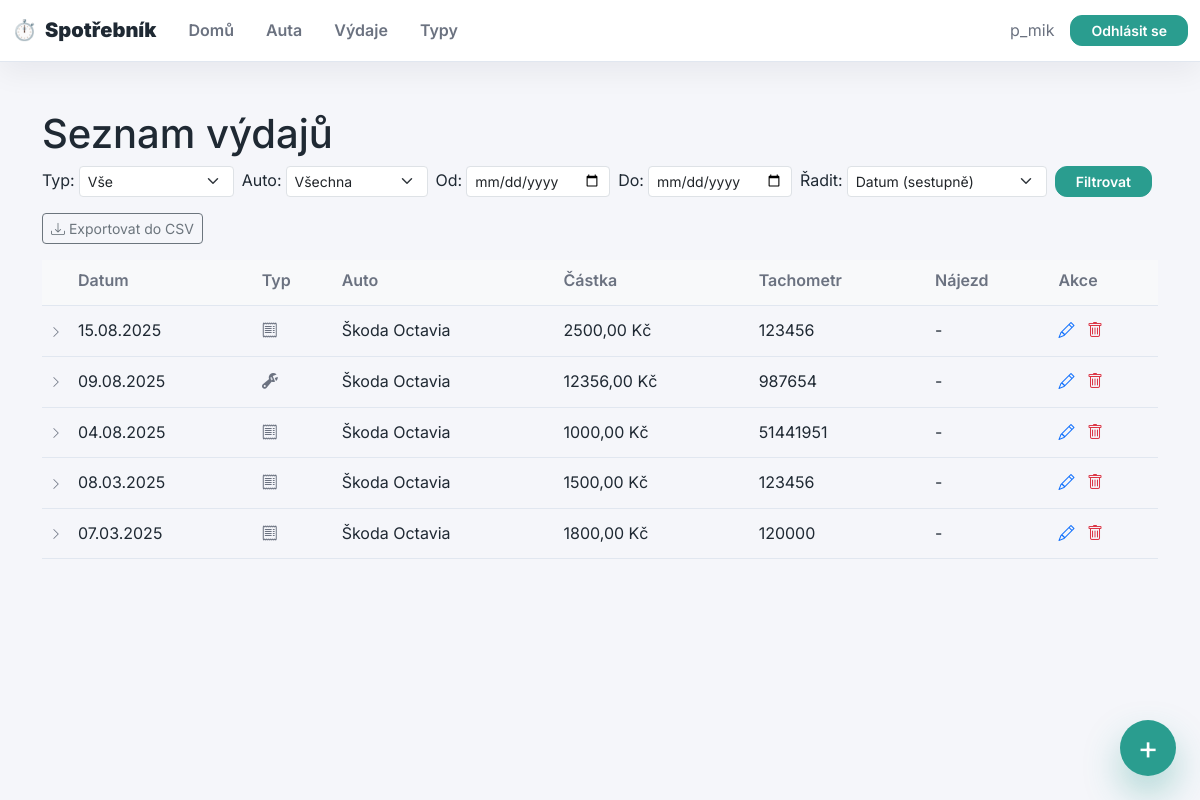
Page /vydaje/ (signed in) on the committed database.
### vydaje/models.py (models this page shows, shortened)
class Vydaj(models.Model):
    uzivatel = models.ForeignKey(
        User,
        on_delete=models.CASCADE,
        related_name="vydaje",
    )  # Každý výdaj patří uživateli
    auto = models.ForeignKey(Auto, on_delete=models.CASCADE)  # Výdaj se váže ke konkrétnímu autu
    datum = models.DateField()
    datum_pridani = models.DateField(auto_now_add=True, null=True, blank=True)
    typ = models.ForeignKey(TypVydaje, on_delete=models.CASCADE)
    castka = models.DecimalField(max_digits=10, decimal_places=2)
    popis = models.TextField(blank=True, null=True)
    tachometr = models.IntegerField(blank=True, null=True)
    najezd_od_posledniho_tankovani = models.DecimalField(
        max_digits=10, decimal_places=2, blank=True, null=True
    )
    mnozstvi_litru = models.FloatField(blank=True, null=True)
    cena_za_litr = models.DecimalField(max_digits=5, decimal_places=2, blank=True, null=True)

class TypVydaje(models.Model):
    nazev = models.CharField(max_length=50, unique=True)
    je_palivo = models.BooleanField(default=False)

class Auto(models.Model):
    uzivatel = models.ForeignKey(
        User,
        on_delete=models.CASCADE,
        related_name="auta",
    )  # Každé auto patří uživateli
    nazev = models.CharField(max_length=100)  # Např. "Škoda Octavia"
    spz = models.CharField(max_length=20, unique=True)  # Unikátní SPZ (volitelné)
    porizovaci_naklad = models.DecimalField(max_digits=10, decimal_places=2, null=True, blank=True)
    operativni_leasing = models.BooleanField(default=False)
    mesicni_platba = models.DecimalField(max_digits=10, decimal_places=2, null=True, blank=True)
    den_splatnosti = models.PositiveSmallIntegerField(null=True, blank=True)
    posledni_platba = models.DateField(null=True, blank=True)

### vydaje/views.py (the view)
# urls.py: path('vydaje/', VydajListView.as_view(), name='seznam_vydaju'),
class VydajListView(LoginRequiredMixin, ListView):
    model = Vydaj
    template_name = "vydaje/seznam_vydaju.html"
    paginate_by = 10
    def get_queryset(self):
        return filter_vydaje(self.request)
    def get_context_data(self, **kwargs):
        context = super().get_context_data(**kwargs)
        params = self.request.GET.copy()
        if "page" in params:
            params.pop("page")
        context["typy"] = TypVydaje.objects.all()
        context["auta"] = Auto.objects.filter(uzivatel=self.request.user)
        context["param_string"] = params.urlencode()
        return context

### vydaje/services.py (called while the page is built)
def filter_vydaje(request):
    vydaje = Vydaj.objects.select_related('auto', 'typ').filter(uzivatel=request.user)
    typ_param = request.GET.get("typ")
    if typ_param:
        vydaje = vydaje.filter(typ_id=typ_param)
    auto_param = request.GET.get("auto")
    if auto_param:
        vydaje = vydaje.filter(auto_id=auto_param)
    od_param = request.GET.get("od")
    if od_param:
        vydaje = vydaje.filter(datum__gte=od_param)
    do_param = request.GET.get("do")
    if do_param:
        vydaje = vydaje.filter(datum__lte=do_param)
    sort_param = request.GET.get("sort", "-datum")
    allowed_sorts = [
        "datum",
        "-datum",
        "castka",
        "-castka",
        "tachometr",
        "-tachometr",
    ]
    if sort_param not in allowed_sorts:
        sort_param = "-datum"
    return vydaje.order_by(sort_param)

### vydaje/templates/vydaje/seznam_vydaju.html (shortened to what this page needs)
{% extends 'base.html' %}
{% block content %}
    <h1>Seznam výdajů</h1>
    <form method="get" class="d-flex flex-wrap align-items-center gap-2 mb-3">
        <div class="d-flex align-items-center gap-1">
            <label for="typ" class="form-label mb-0">Typ:</label>
            <select name="typ" id="typ" class="form-select form-select-sm">
                <option value="">Vše</option>
            </select>
        </div>
        <div class="d-flex align-items-center gap-1">
            <label for="auto" class="form-label mb-0">Auto:</label>
            <select name="auto" id="auto" class="form-select form-select-sm">
                <option value="">Všechna</option>
            </select>
        </div>
        <div class="d-flex align-items-center gap-1">
            <label for="od" class="form-label mb-0">Od:</label>
            <input type="date" name="od" id="od" value="{{ request.GET.od }}" class="form-control form-control-sm">
        </div>
        <div class="d-flex align-items-center gap-1">
            <label for="do" class="form-label mb-0">Do:</label>
            <input type="date" name="do" id="do" value="{{ request.GET.do }}" class="form-control form-control-sm">
        </div>
        <div class="d-flex align-items-center gap-1">
            <label for="sort" class="form-label mb-0">Řadit:</label>
            <select name="sort" id="sort" class="form-select form-select-sm">
                <option value="-datum" {% if request.GET.sort == '-datum' or not request.GET.sort %}selected{% endif %}>Datum (sestupně)</option>
            </select>
        </div>
        <button type="submit" class="btn btn-sm btn-primary">Filtrovat</button>
    </form>
    <a href="{% url 'export_vydaje_csv' %}{% if param_string %}?{{ param_string }}{% endif %}" class="btn btn-sm btn-outline-secondary mb-3">
        <i class="bi bi-download"></i> Exportovat do CSV
    </a>
    {% if object_list %}
        <div class="table-responsive">
        <table class="table table-hover w-100 align-middle">
            <thead class="table-light">
                <tr>
                    <th></th>
                    <th>Datum</th>
                    <th>Typ</th>
                    <th>Auto</th>
                    <th>Částka</th>
                    <th>Tachometr</th>
                    <th title="Nájezd od posledního tankování">Nájezd</th>
                    <th>Akce</th>
                </tr>
            </thead>
            <tbody>
                {% for vydaj in object_list %}
                <tr class="vydaj-row" data-bs-toggle="collapse" data-bs-target="#detail-{{ vydaj.id }}" style="cursor:pointer;">
                    <td class="text-muted" style="width:1.5rem;">
                        <i class="bi bi-chevron-right detail-chevron" style="font-size:.75rem; transition: transform .2s;"></i>
                    </td>
                    <td class="text-nowrap">{{ vydaj.datum|date:"d.m.Y" }}</td>
                    <td>
                        {% with nazev=vydaj.typ.nazev %}
                        {% if "Benzin" in nazev or "benzin" in nazev or "Nafta" in nazev or "nafta" in nazev %}
                            <i class="bi bi-fuel-pump-fill text-warning" title="{{ nazev }}"></i>
                        {% elif "Servis" in nazev or "servis" in nazev or "Oprav" in nazev or "oprav" in nazev %}
                            <i class="bi bi-wrench-adjustable text-secondary" title="{{ nazev }}"></i>
                        {% elif "Pojišt" in nazev or "pojišt" in nazev %}
                            <i class="bi bi-shield-check text-success" title="{{ nazev }}"></i>
                        {% elif "Dálni" in nazev or "dálni" in nazev or "Znám" in nazev or "znám" in nazev %}
                            <i class="bi bi-signpost-fill text-info" title="{{ nazev }}"></i>
                        {% elif "Pořiz" in nazev or "pořiz" in nazev or "náklad" in nazev %}
                            <i class="bi bi-tag-fill text-primary" title="{{ nazev }}"></i>
                        {% elif "Leasing" in nazev or "leasing" in nazev %}
                            <i class="bi bi-calendar-check-fill text-danger" title="{{ nazev }}"></i>
                        {% elif "Myčk" in nazev or "myčk" in nazev %}
                            <i class="bi bi-droplet-fill text-info" title="{{ nazev }}"></i>
                        {% elif "Parkování" in nazev or "parkování" in nazev or "Parkov" in nazev %}
                            <i class="bi bi-p-square-fill text-secondary" title="{{ nazev }}"></i>
                        {% else %}
                            <i class="bi bi-receipt text-muted" title="{{ nazev }}"></i>
                        {% endif %}
                        {% endwith %}
                    </td>
                    <td>{{ vydaj.auto.nazev }}</td>
                    <td class="text-nowrap">{{ vydaj.castka }} Kč</td>
                    <td>{{ vydaj.tachometr|default:"-" }}</td>
                    <td>{{ vydaj.najezd_od_posledniho_tankovani|default:"-" }}</td>
                    <td class="text-nowrap" onclick="event.stopPropagation();">
                        <a href="{% url 'upravit_vydaj' vydaj.id %}" class="text-primary text-decoration-none me-2" title="Upravit"><i class="bi bi-pencil"></i></a>
                        <a href="{% url 'smazat_vydaj' vydaj.id %}" class="text-danger text-decoration-none" title="Smazat"><i class="bi bi-trash"></i></a>
                    </td>
                </tr>
                {% endfor %}
            </tbody>
        </table>
        </div>
    {% else %}
        <p>Zatím nemáš žádné výdaje.</p>
    {% endif %}
{% endblock %}

### vydaje/templates/base.html (shortened to what this page needs)
{% load static %}
<!DOCTYPE html>
<html lang="cs">
<head>
  <link href="https://cdn.jsdelivr.net/npm/bootstrap@5.3.3/dist/css/bootstrap.min.css" rel="stylesheet">
  <link href="https://cdn.jsdelivr.net/npm/bootstrap-icons@1.11.3/font/bootstrap-icons.css" rel="stylesheet">
  <link href="{% static 'css/dashboard.css' %}" rel="stylesheet">
</head>
<body>
  <nav class="navbar navbar-expand-lg appbar sticky-top navbar-light">
    <div class="container-fluid">
      <a class="navbar-brand d-flex align-items-center gap-2" href="{% url 'home' %}">
        <span style="font-size:1.25rem;">⏱️</span>
        <strong>Spotřebník</strong>
      </a>
      <div class="collapse navbar-collapse" id="mainNav">
        <ul class="navbar-nav me-auto mb-2 mb-lg-0">
          {% if user.is_authenticated %}
            <li class="nav-item"><a class="nav-link" href="{% url 'home' %}">Domů</a></li>
            <li class="nav-item"><a class="nav-link" href="{% url 'seznam_aut' %}">Auta</a></li>
            <li class="nav-item"><a class="nav-link" href="{% url 'seznam_vydaju' %}">Výdaje</a></li>
            <li class="nav-item"><a class="nav-link" href="{% url 'seznam_typu' %}">Typy</a></li>
          {% else %}
            <li class="nav-item"><a class="nav-link" href="{% url 'landing' %}">Domů</a></li>
          {% endif %}
        </ul>
        <div class="d-flex align-items-center gap-3">
          {% if user.is_authenticated %}
            <span class="text-muted d-none d-md-inline">{{ user.username }}</span>
            <a class="btn btn-sm btn-primary" href="{% url 'odhlaseni' %}">Odhlásit se</a>
          {% else %}
            <a class="btn btn-sm btn-outline-primary" href="{% url 'prihlaseni' %}">Přihlásit se</a>
            <a class="btn btn-sm btn-primary" href="{% url 'registrace' %}">Registrace</a>
          {% endif %}
        </div>
      </div>
    </div>
  </nav>
  <main class="container">
    {% block content %}{% endblock %}
  </main>
  {% block floating %}
  <button class="fab" onclick="location.href='{% url 'pridat_vydaj' %}'">+</button>
  {% endblock %}
</body>
</html>

### vydaje/static/css/dashboard.css (style rules this page uses)
:root { --color-background: #f5f6fa; --color-surface: #ffffff; --color-text: #1f2933; --color-muted: #6b7280; --color-primary: #2a9d8f; --color-primary-dark: #23867b; --color-border: #e1e7f0; --shadow-soft: 0 16px 40px rgb(15 23 42 / 10%); --radius-lg: 18px; --radius-md: 12px; --gap: 24px; }
html, body { height: 100%; }
body { margin: 0; font-family: 'Inter', system-ui, -apple-system, BlinkMacSystemFont, 'Segoe UI', sans-serif; background: var(--color-background); color: var(--color-text); line-height: 1.6; font-size: 16px; }
a { color: var(--color-primary); text-decoration: none; transition: color 0.2s ease; }
main.container { padding-block: 2rem 3rem; }
.appbar { background: var(--color-surface); border-bottom: 1px solid var(--color-border); box-shadow: 0 10px 30px rgb(15 23 42 / 6%); padding-block: 0.35rem; }
.appbar .navbar-brand { font-weight: 700; color: var(--color-text); transition: color 0.2s ease; }
.appbar .navbar-brand span { color: var(--color-primary); }
.appbar .navbar-nav .nav-link { color: var(--color-muted); font-weight: 600; padding: 0.75rem 1rem; transition: color 0.2s ease, background-color 0.2s ease; border-radius: var(--radius-md); }
.table { --bs-table-color: var(--color-text); --bs-table-bg: transparent; --bs-table-border-color: transparent; margin-bottom: 0; }
.table thead th { color: var(--color-muted); font-weight: 600; border-bottom: 1px solid var(--color-border); padding-bottom: 0.75rem; }
.table tbody tr { transition: background-color 0.2s ease, transform 0.2s ease; }
.table tbody td { padding: 0.75rem 0.5rem; border-bottom: 1px solid var(--color-border); }
.btn-primary { background: var(--color-primary); border-color: var(--color-primary); color: #ffffff; font-weight: 600; border-radius: var(--radius-md); padding-inline: 1.25rem; transition: transform 0.2s ease, box-shadow 0.2s ease, background-color 0.2s ease; }
.fab { position: fixed; right: 24px; bottom: 24px; width: 56px; height: 56px; border-radius: 50%; border: none; background: var(--color-primary); color: #ffffff; font-size: 2rem; display: grid; place-items: center; box-shadow: 0 18px 36px rgb(42 157 143 / 35%); transition: background 0.2s ease, transform 0.2s ease; }
.text-muted, .text-secondary { color: var(--color-muted) !important; }
@media (min-width: 768px) { main.container { padding-block: 3rem 4rem; } }

### rows in the picture
Vydaj: datum "15.08.2025", auto.nazev "Škoda Octavia", castka "2500,00", tachometr "123456", najezd_od_posledniho_tankovani "-"
Vydaj: datum "09.08.2025", auto.nazev "Škoda Octavia", castka "12356,00", tachometr "987654", najezd_od_posledniho_tankovani "-"
Vydaj: datum "04.08.2025", auto.nazev "Škoda Octavia", castka "1000,00", tachometr "51441951", najezd_od_posledniho_tankovani "-"
Vydaj: datum "08.03.2025", auto.nazev "Škoda Octavia", castka "1500,00", tachometr "123456", najezd_od_posledniho_tankovani "-"
Vydaj: datum "07.03.2025", auto.nazev "Škoda Octavia", castka "1800,00", tachometr "120000", najezd_od_posledniho_tankovani "-"

### other values in the picture
{{ user.username }} "p_mik"
